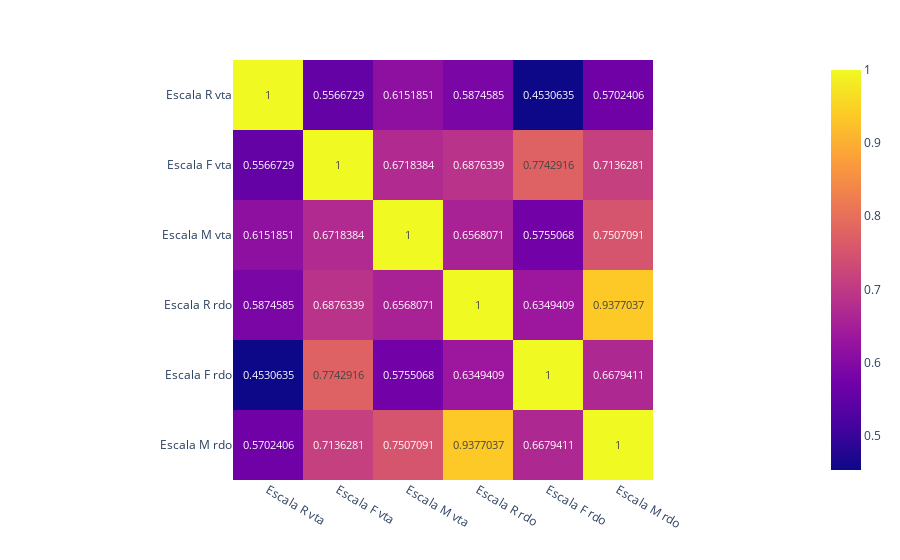

Write notebook code for a chart like this one.
### Code cell
EDA(df_EDA)

### Figure 1 — Plotly figure (JSON) as saved in the notebook; plotly's stock layout.template omitted (floating-point values rounded to 4 significant figures)
{"data": [{"coloraxis": "coloraxis", "hovertemplate": "x: %{x}<br>y: %{y}<br>color: %{z}<extra></extra>", "name": "0", "texttemplate": "%{z}", "type": "heatmap", "x": ["Escala R vta", "Escala F vta", "Escala M vta", "Escala R rdo", "Escala F rdo", "Escala M rdo"], "xaxis": "x", "y": ["Escala R vta", "Escala F vta", "Escala M vta", "Escala R rdo", "Escala F rdo", "Escala M rdo"], "yaxis": "y", "z": [[1, 0.5567, 0.6152, 0.5875, 0.4531, 0.5702], [0.5567, 1, 0.6718, 0.6876, 0.7743, 0.7136], [0.6152, 0.6718, 1, 0.6568, 0.5755, 0.7507], [0.5875, 0.6876, 0.6568, 1, 0.6349, 0.9377], [0.4531, 0.7743, 0.5755, 0.6349, 1, 0.6679], [0.5702, 0.7136, 0.7507, 0.9377, 0.6679, 1]]}], "layout": {"coloraxis": {"colorscale": [[0, "#0d0887"], [0.1111, "#46039f"], [0.2222, "#7201a8"], [0.3333, "#9c179e"], [0.4444, "#bd3786"], [0.5556, "#d8576b"], [0.6667, "#ed7953"], [0.7778, "#fb9f3a"], [0.8889, "#fdca26"], [1, "#f0f921"]]}, "margin": {"t": 60}, "xaxis": {"anchor": "y", "constrain": "domain", "domain": [0, 1], "scaleanchor": "y"}, "yaxis": {"anchor": "x", "autorange": "reversed", "constrain": "domain", "domain": [0, 1]}}}
